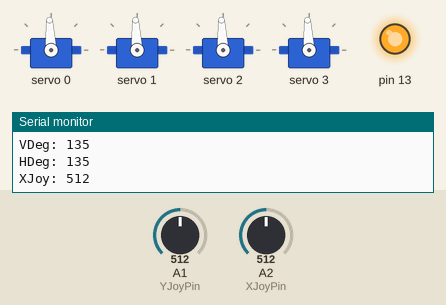
Recording of a sketch running on a simulated Arduino Uno, built with avr-gcc and run on an emulated ATmega328P. Shown: 4 × servo, output pins drawn as LEDs (lit = HIGH), the last lines printed to the serial monitor. The test bench sets the inputs (shaded band); at power-on: A1 (YJoyPin) = 512, A2 (XJoyPin) = 512.

Above: at 1.2 s.
1.3 s: A1 (YJoyPin) set to 1023
At 2.6 s:
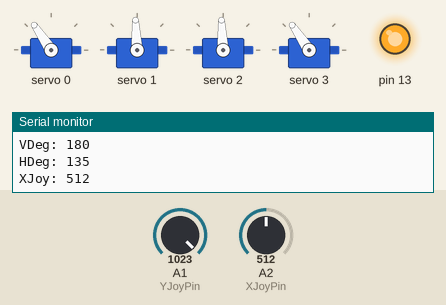
4.3 s: A2 (XJoyPin) set to 257
At 5.7 s:
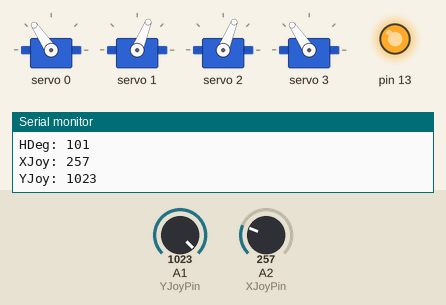
7.3 s: A2 (XJoyPin) set to 228
At 7.61 s:
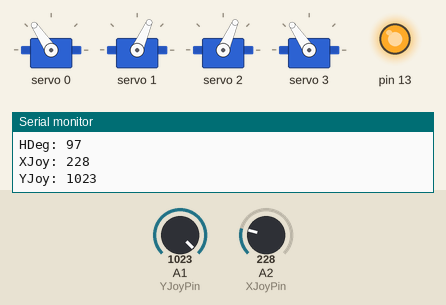
9.2 s: A1 (YJoyPin) set to 0
At 11.5 s:
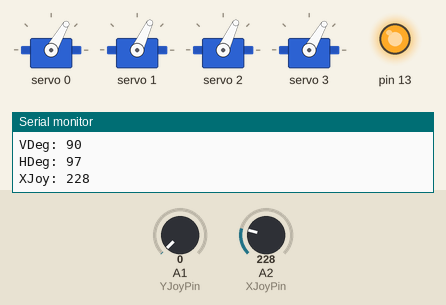
12.2 s: A2 (XJoyPin) set to 11
At 14.1 s:
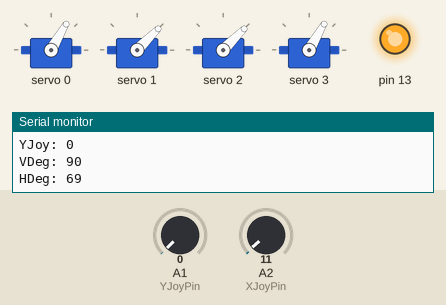
14.5 s: A2 (XJoyPin) set to 8
Timing chart, 0 to 17.5 s (numbered marks = the images above; inputs shaded):
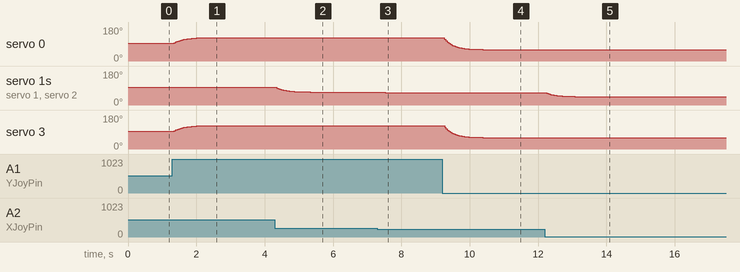

The sketch:

PCAMAKOQuicky.ino
```cpp
#include <Adafruit_PWMServoDriver.h>  //For usage with PCA9685 (Servo Control)
#include <Wire.h>   //For usage with PCA9685 (Servo Control)
Adafruit_PWMServoDriver pwm = Adafruit_PWMServoDriver();    //For usage with PCA9685 (Servo Control)

#define SERVOMIN 500    //For usage with PCA9685 (Servo Control) //WARNING
#define SERVOMAX 2500   //For usage with PCA9685 (Servo Control) //WARNING
#define USMIN 2000      //For usage with PCA9685 (Servo Control)
#define USMAX 10000     //For usage with PCA9685 (Servo Control)
#define SERVO_FREQ 50   //For usage with PCA9685 (Servo Control)

uint8_t FV = 0;
uint8_t FH = 1;
uint8_t BH = 2;
uint8_t BV = 3;

const int ServoMinDeg = 0;
const int ServoMaxDeg = 270;
const int ServoMidDeg = (ServoMinDeg + ServoMaxDeg) / 2;

const int VRange = 90;
const int HRange = 135;

const int XJoyPin = A2;
const int YJoyPin = A1;

const int JoyMin = 0;
const int JoyMax = 1023;
const int JoyMid = (JoyMin + JoyMax) / 2;

const double Attack = .15;
float HSmooth;
float VSmooth;
float HPrev;
float VPrev;

void setup() {
  // put your setup code here, to run once:
  Serial.begin(9600);
  pinMode(XJoyPin, INPUT);
  pinMode(YJoyPin, INPUT);
  pwm.begin();                          //For usage with PCA9685 (Servo Control)
  pwm.setOscillatorFrequency(27000000); //For usage with PCA9685 (Servo Control)
  pwm.setPWMFreq(SERVO_FREQ);           //For usage with PCA9685 (Servo Control)

  pinMode(13, OUTPUT);
  digitalWrite(13, HIGH);
  HPrev = ServoMidDeg;
  VPrev = ServoMidDeg;
}

void loop() {
  // put your main code here, to run repeatedly:


  int XJoy = analogRead(XJoyPin);
  int YJoy = analogRead(YJoyPin);

  Serial.print("XJoy: ");
  Serial.println(XJoy);
  Serial.print("YJoy: ");
  Serial.println(YJoy);

  int VDeg = map(YJoy, JoyMin, JoyMax, (ServoMidDeg - (VRange / 2)), (ServoMidDeg + (VRange / 2)));
  int HDeg = map(XJoy, JoyMin, JoyMax, (ServoMidDeg - (HRange / 2)), (ServoMidDeg + (HRange / 2)));
  /*
    int VDeg = ServoMidDeg;
    int HDeg = ServoMidDeg;
  */
  Serial.print("VDeg: ");
  Serial.println(VDeg);
  Serial.print("HDeg: ");
  Serial.println(HDeg);

  HSmooth = (HDeg * Attack) + (HPrev * (1 - Attack));
  VSmooth = (VDeg * Attack) + (VPrev * (1 - Attack));
  HPrev = HSmooth;
  VPrev = VSmooth;

  pwm.writeMicroseconds(FV, map(VSmooth, ServoMinDeg, ServoMaxDeg, SERVOMIN, SERVOMAX));
  pwm.writeMicroseconds(FH, map(HSmooth, ServoMinDeg, ServoMaxDeg, SERVOMIN, SERVOMAX));
  pwm.writeMicroseconds(BH, map(HSmooth, ServoMinDeg, ServoMaxDeg, SERVOMIN, SERVOMAX));
  pwm.writeMicroseconds(BV, map(VSmooth, ServoMinDeg, ServoMaxDeg, SERVOMIN, SERVOMAX));
  delay(10);
}
```

Measured:
- after the input at 1.3 s, servo 0: moves from 93° to 124° over 0.89 s, starting after 0.05 s; servo 3: moves from 93° to 124° over 0.89 s, starting after 0.06 s
- after the input at 4.3 s, servo 1, servo 2: moves from 93° to 68° over 0.98 s, starting after 0.05 s
- after the input at 7.3 s, servo 1, servo 2: 68° → 67° after 0.09 s, → 66° 0.14 s later, → 65° 0.18 s later
- after the input at 9.2 s, servo 0, servo 3: moves from 124° to 60° over 1.1 s, starting after 0.06 s
- after the input at 12.2 s, servo 1, servo 2: moves from 65° to 45° over 0.81 s, starting after 0.06 s
